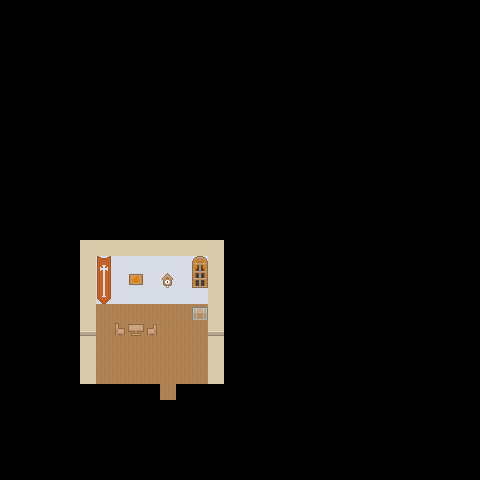

Rendered tile map (Tiled .tmx) drawn with the repository's tilesets; below, a short description and the full map source, tile grids included:
An orthogonal 30x30 tile map with 16x16 px tiles, 3 tile layers (Tile Layer 1, Furniture, backwall).

<map version="1.0" tiledversion="1.1.1" orientation="orthogonal" renderorder="left-down" width="30" height="30" tilewidth="16" tileheight="16" infinite="0" nextobjectid="1">
 <tileset firstgid="1" source="basetileset.tsx" />
 <layer name="Tile Layer 1" width="30" height="30">
  <data encoding="csv">
0,0,0,0,0,0,0,0,0,0,0,0,0,0,0,0,0,0,0,0,0,0,0,0,0,0,0,0,0,0,
0,0,0,0,0,0,0,0,0,0,0,0,0,0,0,0,0,0,0,0,0,0,0,0,0,0,0,0,0,0,
0,0,0,0,0,0,0,0,0,0,0,0,0,0,0,0,0,0,0,0,0,0,0,0,0,0,0,0,0,0,
0,0,0,0,0,0,0,0,0,0,0,0,0,0,0,0,0,0,0,0,0,0,0,0,0,0,0,0,0,0,
0,0,0,0,0,0,0,0,0,0,0,0,0,0,0,0,0,0,0,0,0,0,0,0,0,0,0,0,0,0,
0,0,0,0,0,0,0,0,0,0,0,0,0,0,0,0,0,0,0,0,0,0,0,0,0,0,0,0,0,0,
0,0,0,0,0,0,0,0,0,0,0,0,0,0,0,0,0,0,0,0,0,0,0,0,0,0,0,0,0,0,
0,0,0,0,0,0,0,0,0,0,0,0,0,0,0,0,0,0,0,0,0,0,0,0,0,0,0,0,0,0,
0,0,0,0,0,0,0,0,0,0,0,0,0,0,0,0,0,0,0,0,0,0,0,0,0,0,0,0,0,0,
0,0,0,0,0,0,0,0,0,0,0,0,0,0,0,0,0,0,0,0,0,0,0,0,0,0,0,0,0,0,
0,0,0,0,0,0,0,0,0,0,0,0,0,0,0,0,0,0,0,0,0,0,0,0,0,0,0,0,0,0,
0,0,0,0,0,0,0,0,0,0,0,0,0,0,0,0,0,0,0,0,0,0,0,0,0,0,0,0,0,0,
0,0,0,0,0,0,0,0,0,0,0,0,0,0,0,0,0,0,0,0,0,0,0,0,0,0,0,0,0,0,
0,0,0,0,0,0,0,0,0,0,0,0,0,0,0,0,0,0,0,0,0,0,0,0,0,0,0,0,0,0,
0,0,0,0,0,0,0,0,0,0,0,0,0,0,0,0,0,0,0,0,0,0,0,0,0,0,0,0,0,0,
0,0,0,0,0,874,874,874,874,874,874,874,874,874,0,0,0,0,0,0,0,0,0,0,0,0,0,0,0,0,
0,0,0,0,0,874,1287,1287,1287,1287,1287,1287,1287,874,0,0,0,0,0,0,0,0,0,0,0,0,0,0,0,0,
0,0,0,0,0,874,1287,1287,1287,1287,1287,1287,1287,874,0,0,0,0,0,0,0,0,0,0,0,0,0,0,0,0,
0,0,0,0,0,874,1287,1287,1287,1287,1287,1287,1287,874,0,0,0,0,0,0,0,0,0,0,0,0,0,0,0,0,
0,0,0,0,0,874,123,123,123,123,123,123,123,874,0,0,0,0,0,0,0,0,0,0,0,0,0,0,0,0,
0,0,0,0,0,874,123,123,123,123,123,123,123,874,0,0,0,0,0,0,0,0,0,0,0,0,0,0,0,0,
0,0,0,0,0,874,123,123,123,123,123,123,123,874,0,0,0,0,0,0,0,0,0,0,0,0,0,0,0,0,
0,0,0,0,0,874,123,123,123,123,123,123,123,874,0,0,0,0,0,0,0,0,0,0,0,0,0,0,0,0,
0,0,0,0,0,874,123,123,123,123,123,123,123,874,0,0,0,0,0,0,0,0,0,0,0,0,0,0,0,0,
0,0,0,0,0,0,0,0,0,0,123,0,0,0,0,0,0,0,0,0,0,0,0,0,0,0,0,0,0,0,
0,0,0,0,0,0,0,0,0,0,0,0,0,0,0,0,0,0,0,0,0,0,0,0,0,0,0,0,0,0,
0,0,0,0,0,0,0,0,0,0,0,0,0,0,0,0,0,0,0,0,0,0,0,0,0,0,0,0,0,0,
0,0,0,0,0,0,0,0,0,0,0,0,0,0,0,0,0,0,0,0,0,0,0,0,0,0,0,0,0,0,
0,0,0,0,0,0,0,0,0,0,0,0,0,0,0,0,0,0,0,0,0,0,0,0,0,0,0,0,0,0,
0,0,0,0,0,0,0,0,0,0,0,0,0,0,0,0,0,0,0,0,0,0,0,0,0,0,0,0,0,0
</data>
 </layer>
 <layer name="Furniture" width="30" height="30">
  <data encoding="csv">
0,0,0,0,0,0,0,0,0,0,0,0,0,0,0,0,0,0,0,0,0,0,0,0,0,0,0,0,0,0,
0,0,0,0,0,0,0,0,0,0,0,0,0,0,0,0,0,0,0,0,0,0,0,0,0,0,0,0,0,0,
0,0,0,0,0,0,0,0,0,0,0,0,0,0,0,0,0,0,0,0,0,0,0,0,0,0,0,0,0,0,
0,0,0,0,0,0,0,0,0,0,0,0,0,0,0,0,0,0,0,0,0,0,0,0,0,0,0,0,0,0,
0,0,0,0,0,0,0,0,0,0,0,0,0,0,0,0,0,0,0,0,0,0,0,0,0,0,0,0,0,0,
0,0,0,0,0,0,0,0,0,0,0,0,0,0,0,0,0,0,0,0,0,0,0,0,0,0,0,0,0,0,
0,0,0,0,0,0,0,0,0,0,0,0,0,0,0,0,0,0,0,0,0,0,0,0,0,0,0,0,0,0,
0,0,0,0,0,0,0,0,0,0,0,0,0,0,0,0,0,0,0,0,0,0,0,0,0,0,0,0,0,0,
0,0,0,0,0,0,0,0,0,0,0,0,0,0,0,0,0,0,0,0,0,0,0,0,0,0,0,0,0,0,
0,0,0,0,0,0,0,0,0,0,0,0,0,0,0,0,0,0,0,0,0,0,0,0,0,0,0,0,0,0,
0,0,0,0,0,0,0,0,0,0,0,0,0,0,0,0,0,0,0,0,0,0,0,0,0,0,0,0,0,0,
0,0,0,0,0,0,0,0,0,0,0,0,0,0,0,0,0,0,0,0,0,0,0,0,0,0,0,0,0,0,
0,0,0,0,0,0,0,0,0,0,0,0,0,0,0,0,0,0,0,0,0,0,0,0,0,0,0,0,0,0,
0,0,0,0,0,0,0,0,0,0,0,0,0,0,0,0,0,0,0,0,0,0,0,0,0,0,0,0,0,0,
0,0,0,0,0,0,0,0,0,0,0,0,0,0,0,0,0,0,0,0,0,0,0,0,0,0,0,0,0,0,
0,0,0,0,0,0,0,0,0,0,0,0,0,0,0,0,0,0,0,0,0,0,0,0,0,0,0,0,0,0,
0,0,0,0,0,0,0,0,0,0,0,0,0,0,0,0,0,0,0,0,0,0,0,0,0,0,0,0,0,0,
0,0,0,0,0,0,0,0,0,0,0,0,0,0,0,0,0,0,0,0,0,0,0,0,0,0,0,0,0,0,
0,0,0,0,0,0,0,0,0,0,0,0,0,0,0,0,0,0,0,0,0,0,0,0,0,0,0,0,0,0,
0,0,0,0,0,0,0,0,0,0,0,0,0,0,0,0,0,0,0,0,0,0,0,0,0,0,0,0,0,0,
0,0,0,0,0,0,0,250,0,0,0,0,0,0,0,0,0,0,0,0,0,0,0,0,0,0,0,0,0,0,
0,0,0,0,0,0,0,0,0,0,0,0,0,0,0,0,0,0,0,0,0,0,0,0,0,0,0,0,0,0,
0,0,0,0,0,0,0,0,0,0,0,0,0,0,0,0,0,0,0,0,0,0,0,0,0,0,0,0,0,0,
0,0,0,0,0,0,0,0,0,0,0,0,0,0,0,0,0,0,0,0,0,0,0,0,0,0,0,0,0,0,
0,0,0,0,0,0,0,0,0,0,0,0,0,0,0,0,0,0,0,0,0,0,0,0,0,0,0,0,0,0,
0,0,0,0,0,0,0,0,0,0,0,0,0,0,0,0,0,0,0,0,0,0,0,0,0,0,0,0,0,0,
0,0,0,0,0,0,0,0,0,0,0,0,0,0,0,0,0,0,0,0,0,0,0,0,0,0,0,0,0,0,
0,0,0,0,0,0,0,0,0,0,0,0,0,0,0,0,0,0,0,0,0,0,0,0,0,0,0,0,0,0,
0,0,0,0,0,0,0,0,0,0,0,0,0,0,0,0,0,0,0,0,0,0,0,0,0,0,0,0,0,0,
0,0,0,0,0,0,0,0,0,0,0,0,0,0,0,0,0,0,0,0,0,0,0,0,0,0,0,0,0,0
</data>
 </layer>
 <layer name="backwall" width="30" height="30">
  <data encoding="csv">
0,0,0,0,0,0,0,0,0,0,0,0,0,0,0,0,0,0,0,0,0,0,0,0,0,0,0,0,0,0,
0,0,0,0,0,0,0,0,0,0,0,0,0,0,0,0,0,0,0,0,0,0,0,0,0,0,0,0,0,0,
0,0,0,0,0,0,0,0,0,0,0,0,0,0,0,0,0,0,0,0,0,0,0,0,0,0,0,0,0,0,
0,0,0,0,0,0,0,0,0,0,0,0,0,0,0,0,0,0,0,0,0,0,0,0,0,0,0,0,0,0,
0,0,0,0,0,0,0,0,0,0,0,0,0,0,0,0,0,0,0,0,0,0,0,0,0,0,0,0,0,0,
0,0,0,0,0,0,0,0,0,0,0,0,0,0,0,0,0,0,0,0,0,0,0,0,0,0,0,0,0,0,
0,0,0,0,0,0,0,0,0,0,0,0,0,0,0,0,0,0,0,0,0,0,0,0,0,0,0,0,0,0,
0,0,0,0,0,0,0,0,0,0,0,0,0,0,0,0,0,0,0,0,0,0,0,0,0,0,0,0,0,0,
0,0,0,0,0,0,0,0,0,0,0,0,0,0,0,0,0,0,0,0,0,0,0,0,0,0,0,0,0,0,
0,0,0,0,0,0,0,0,0,0,0,0,0,0,0,0,0,0,0,0,0,0,0,0,0,0,0,0,0,0,
0,0,0,0,0,0,0,0,0,0,0,0,0,0,0,0,0,0,0,0,0,0,0,0,0,0,0,0,0,0,
0,0,0,0,0,0,0,0,0,0,0,0,0,0,0,0,0,0,0,0,0,0,0,0,0,0,0,0,0,0,
0,0,0,0,0,0,0,0,0,0,0,0,0,0,0,0,0,0,0,0,0,0,0,0,0,0,0,0,0,0,
0,0,0,0,0,0,0,0,0,0,0,0,0,0,0,0,0,0,0,0,0,0,0,0,0,0,0,0,0,0,
0,0,0,0,0,0,0,0,0,0,0,0,0,0,0,0,0,0,0,0,0,0,0,0,0,0,0,0,0,0,
0,0,0,0,0,0,0,0,0,0,0,0,0,0,0,0,0,0,0,0,0,0,0,0,0,0,0,0,0,0,
0,0,0,0,0,0,51,1287,1287,1287,1287,1287,160,0,0,0,0,0,0,0,0,0,0,0,0,0,0,0,0,0,
0,0,0,0,0,0,108,1287,601,1287,483,1287,217,0,0,0,0,0,0,0,0,0,0,0,0,0,0,0,0,0,
0,0,0,0,0,0,165,1287,1287,1287,1287,1287,1287,0,0,0,0,0,0,0,0,0,0,0,0,0,0,0,0,0,
0,0,0,0,0,0,0,0,0,0,0,0,551,0,0,0,0,0,0,0,0,0,0,0,0,0,0,0,0,0,
0,0,0,0,0,869,0,0,365,308,0,0,0,869,0,0,0,0,0,0,0,0,0,0,0,0,0,0,0,0,
0,0,0,0,0,0,0,0,0,0,0,0,0,0,0,0,0,0,0,0,0,0,0,0,0,0,0,0,0,0,
0,0,0,0,0,0,0,0,0,0,0,0,0,0,0,0,0,0,0,0,0,0,0,0,0,0,0,0,0,0,
0,0,0,0,0,0,0,0,0,0,0,0,0,0,0,0,0,0,0,0,0,0,0,0,0,0,0,0,0,0,
0,0,0,0,0,0,0,0,0,0,0,0,0,0,0,0,0,0,0,0,0,0,0,0,0,0,0,0,0,0,
0,0,0,0,0,0,0,0,0,0,0,0,0,0,0,0,0,0,0,0,0,0,0,0,0,0,0,0,0,0,
0,0,0,0,0,0,0,0,0,0,0,0,0,0,0,0,0,0,0,0,0,0,0,0,0,0,0,0,0,0,
0,0,0,0,0,0,0,0,0,0,0,0,0,0,0,0,0,0,0,0,0,0,0,0,0,0,0,0,0,0,
0,0,0,0,0,0,0,0,0,0,0,0,0,0,0,0,0,0,0,0,0,0,0,0,0,0,0,0,0,0,
0,0,0,0,0,0,0,0,0,0,0,0,0,0,0,0,0,0,0,0,0,0,0,0,0,0,0,0,0,0
</data>
 </layer>
</map>
